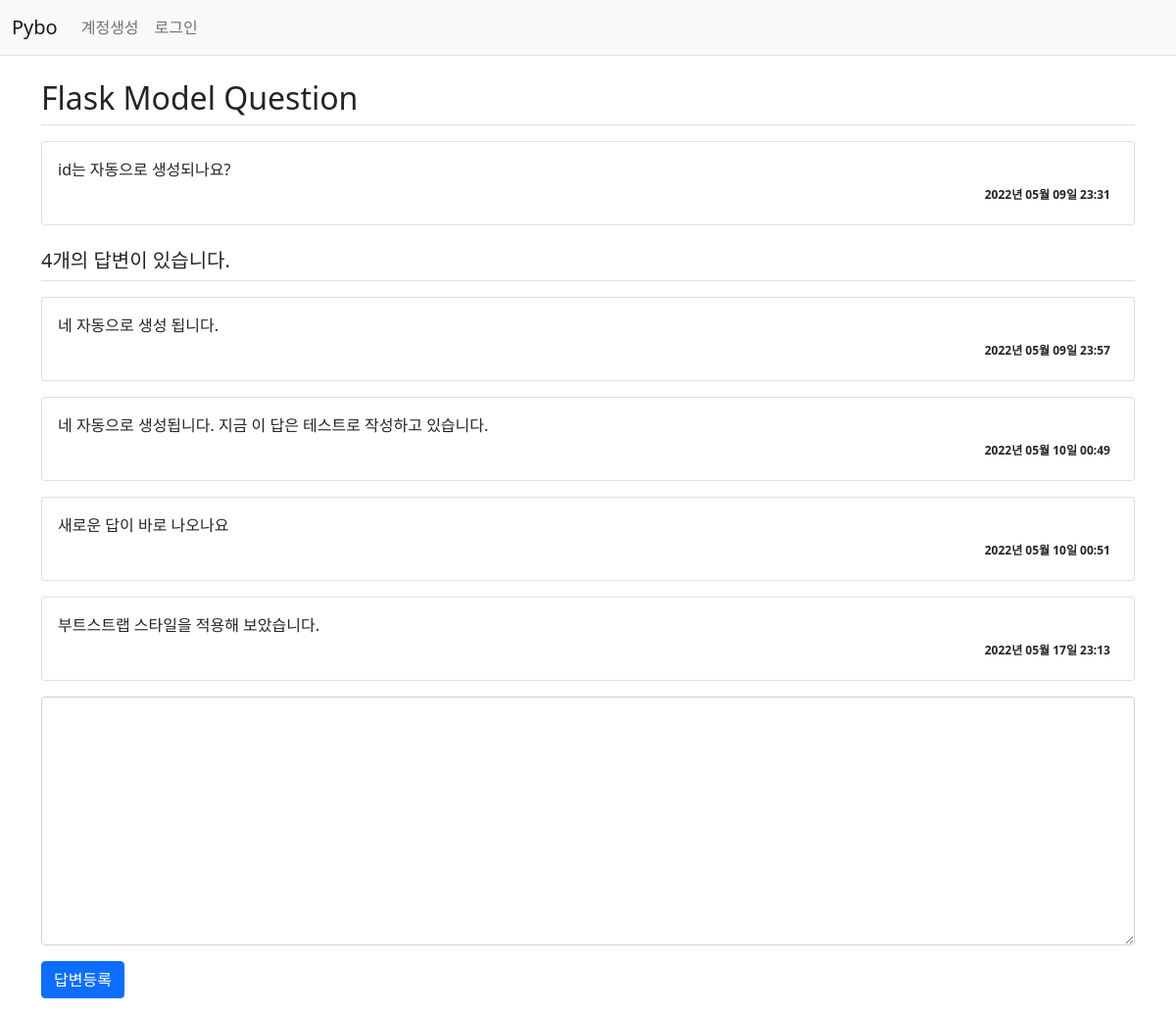
Screenshot of /question/detail/2/ with the database file from the repository.
### pybo/models.py (models this page shows)
class Question(db.Model):
    id = db.Column(db.Integer, primary_key=True)
    subject = db.Column(db.String(200), nullable=False)
    content = db.Column(db.Text(), nullable=False)
    create_date = db.Column(db.DateTime(), nullable=False)

class Answer(db.Model):
    id = db.Column(db.Integer, primary_key=True)
    question_id = db.Column(db.Integer, db.ForeignKey('question.id', ondelete='CASCADE'))
    question = db.relationship('Question', backref=db.backref('answer_set',))
    content = db.Column(db.Text(), nullable=False)
    create_date = db.Column(db.DateTime(), nullable=False)

### pybo/views/question_views.py (the view)
@bp.route('/detail/<int:question_id>/')
def detail(question_id):
    form = AnswerForm()
    question = Question.query.get_or_404(question_id)
    return render_template('question/question_detail.html', question=question, form=form)

### pybo/forms.py
class AnswerForm(FlaskForm):
    content = TextAreaField('내용', validators=[DataRequired('내용은 필수 입력 항목입니다.')])

### pybo/filter.py (called while the page is built)
def format_datetime(value, fmt='%Y년 %m월 %d일 %H:%M'):
    return value.strftime(fmt)

### pybo/views/auth_views.py (called while the page is built)
@bp.before_app_request
def load_logged_in_user():
    user_id = session.get('user_id')
    if user_id is None:
        g.user = None
    else:
        g.user = User.query.get(user_id)

### pybo/templates/question/question_detail.html (shortened to what this page needs)
{% extends 'base.html' %}
{% block content %}
<div class="container my-3">
    <h2 class="border-bottom py-2">{{ question.subject }}</h2>
    <div class="card my-3">
        <div class="card-body">
            <div class="card-text" style="white-space: pre-line;">{{ question.content }}</div>
            <div class="d-flex justify-content-end">
                <div class="badge badge-light text-dark p-2">
                    {{ question.create_date|datetime }}
                </div>
            </div>
        </div>
    </div>
    <h5 class="border-bottom my-3 py-2">{{ question.answer_set|length }}개의 답변이 있습니다.</h5>
    {% for answer in question.answer_set %}
    <div class="card my-3">
        <div class="card-body">
            <div class="card-text" style="white-space: pre-line;">{{ answer.content }}</div>
            <div class="d-flex justify-content-end">
                <div class="badge badge-light text-dark p-2">
                    {{ answer.create_date|datetime }}
                </div>
            </div>
        </div>
    </div>
    {% endfor %}
    <form action="{{ url_for('answer.create', question_id=question.id) }}" method="post" class="my-3">
        <div class="form-group mb-3">
            <textarea name="content" id="content" class="form-control" rows="10"></textarea>
        </div>
        <input type="submit" value="답변등록" class="btn btn-primary">
    </form>
</div>
{% endblock %}

### rows the page displays
Question: subject "Flask Model Question", content "id는 자동으로 생성되나요?", create_date "2022년 05월 09일 23:31"
Answer: content "네 자동으로 생성 됩니다.", create_date "2022년 05월 09일 23:57"
Answer: content "네 자동으로 생성됩니다. 지금 이 답은 테스트로 작성하고 있습니다.", create_date "2022년 05월 10일 00:49"
Answer: content "새로운 답이 바로 나오나요", create_date "2022년 05월 10일 00:51"
Answer: content "부트스트랩 스타일을 적용해 보았습니다.", create_date "2022년 05월 17일 23:13"

### other values shown
{{ question.answer_set|length }} "4"
